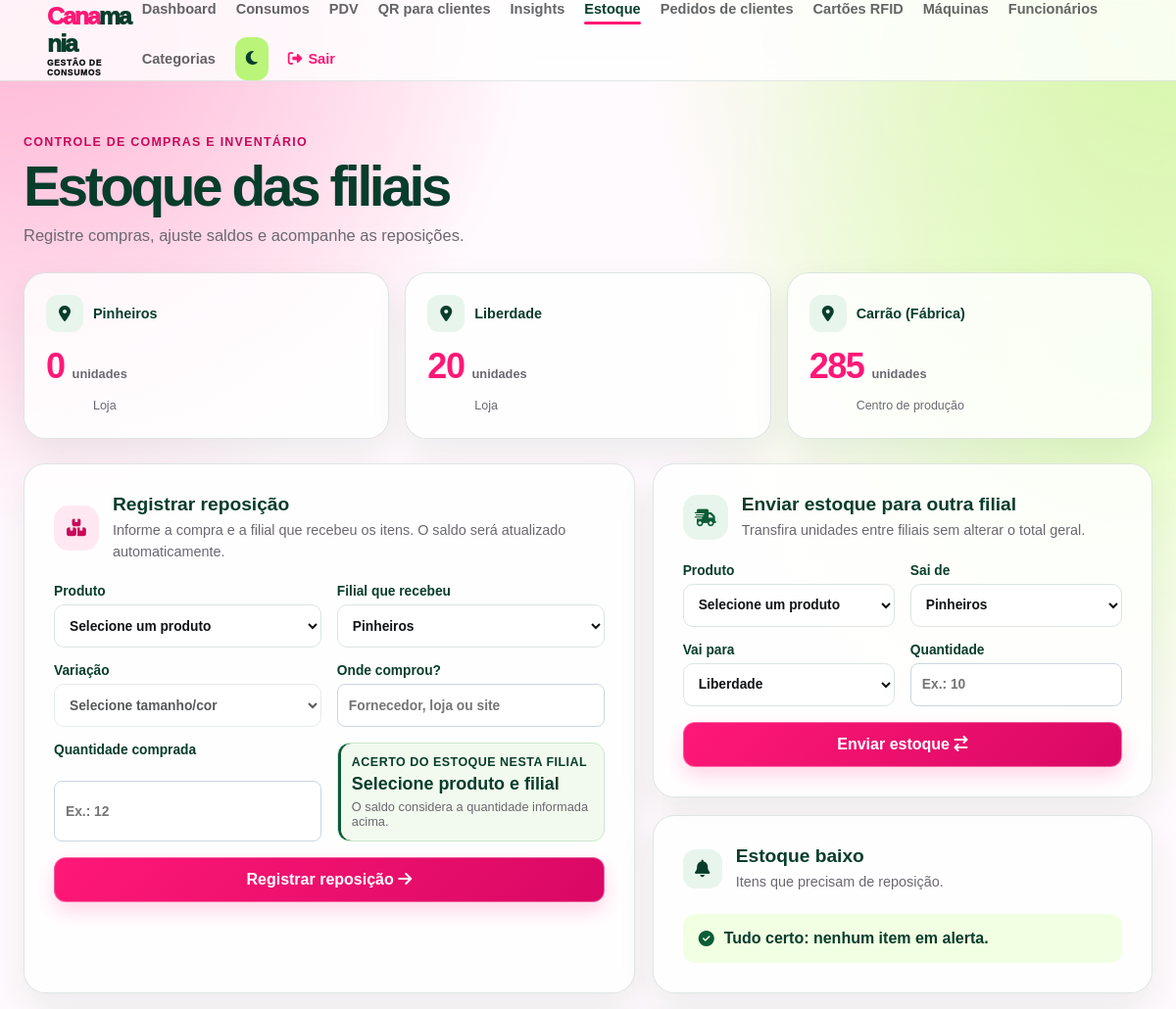
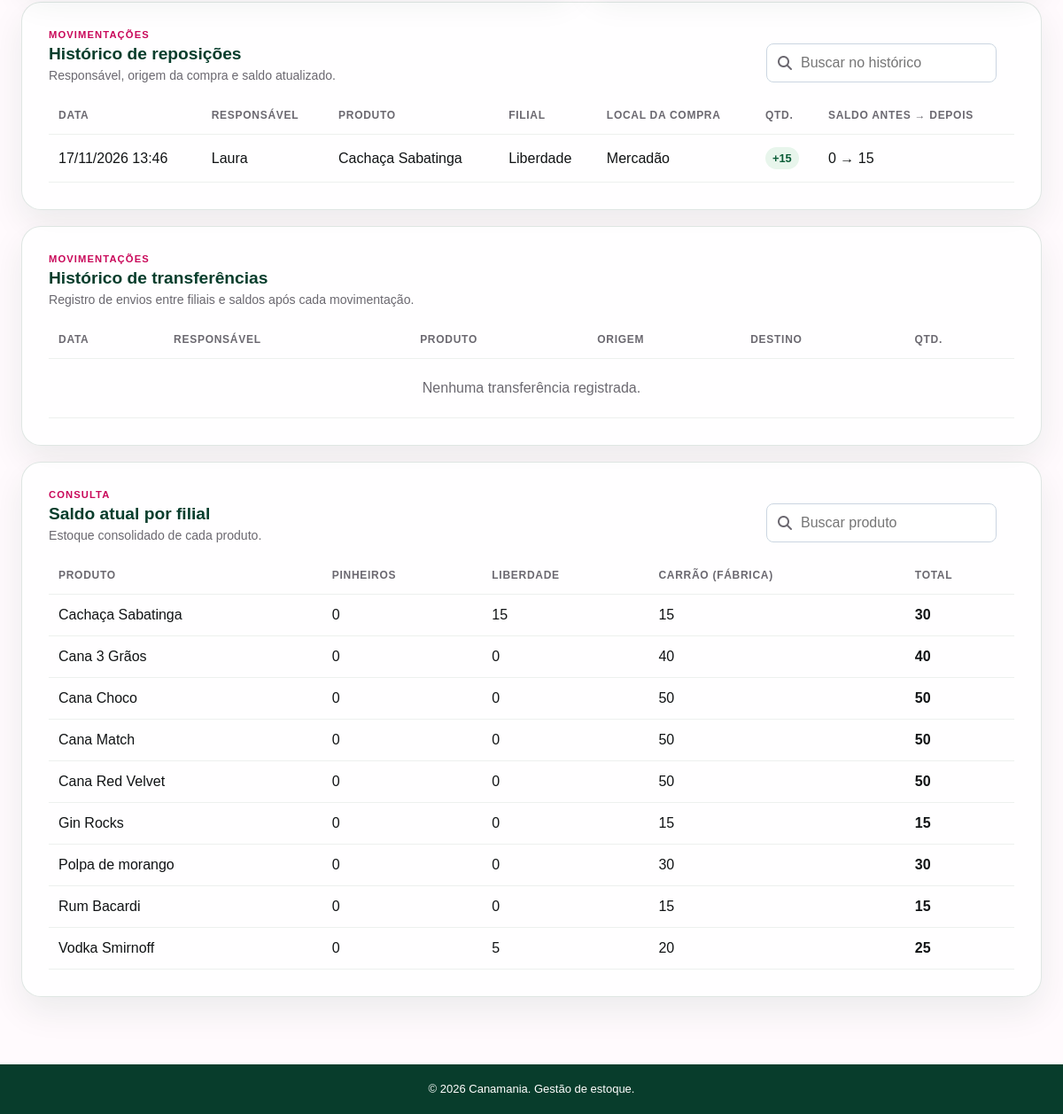
Screenshot of /estoque/ (signed in) with the database file from the repository (2 pictures, top to bottom).
### app/models/filial.py (models this page shows)
class EstoqueFilial(Base):
    __tablename__ = "estoques_filiais"
    __table_args__ = (UniqueConstraint("produto_id", "filial", name="uq_estoque_filial_produto"),)
    id = Column(Integer, primary_key=True)
    produto_id = Column(Integer, ForeignKey("produtos.id", ondelete="CASCADE"), nullable=False, index=True)
    filial = Column(String(40), nullable=False, index=True)
    quantidade = Column(Integer, nullable=False, default=0)
    produto = relationship("Produto", backref=backref("estoques_filiais", cascade="all, delete-orphan", passive_deletes=True))

### app/models/reposicao_estoque.py (models this page shows)
class ReposicaoEstoque(Base):
    __tablename__ = "reposicoes_estoque"
    id = Column(Integer, primary_key=True)
    produto_id = Column(Integer, ForeignKey("produtos.id", ondelete="SET NULL"), nullable=True, index=True)
    produto_nome = Column(String(200), nullable=False)
    variacao_id = Column(Integer, ForeignKey("estoques_variacoes.id", ondelete="SET NULL"), nullable=True)
    variacao_label = Column(String(120), nullable=True)
    usuario_id = Column(Integer, ForeignKey("usuarios.id", ondelete="SET NULL"), nullable=True, index=True)
    usuario_nome = Column(String(100), nullable=False)
    filial = Column(String(40), nullable=False, index=True)
    local_compra = Column(String(150), nullable=False)
    quantidade = Column(Integer, nullable=False)
    saldo_anterior = Column(Integer, nullable=False)
    saldo_atualizado = Column(Integer, nullable=False)
    criado_em = Column(DateTime, nullable=False, server_default=func.now(), index=True)

### app/models/produtos.py (models this page shows, shortened)
class Produto(Base):
    __tablename__ = "produtos"
    id = Column(Integer, primary_key=True, index=True)
    nome = Column(String(200), unique=True, index=True)
    preco = Column(Float)
    estoque_atual = Column(Integer, nullable=False, default=0)
    possui_variacoes_tamanho = Column(Boolean, nullable=False, default=False, server_default="false")
    ativo = Column(Boolean, default=True)
    imagem_path = Column(String(255), nullable=True)
    categoria_id = Column(Integer, ForeignKey("categorias.id", ondelete="SET NULL"), nullable=True)
    categoria = relationship("Categoria", back_populates="produtos")
    estoques_tamanho = relationship(
        "EstoqueTamanho", back_populates="produto", cascade="all, delete-orphan"
    )
    estoques_variacoes = relationship(
        "EstoqueVariacao", back_populates="produto", cascade="all, delete-orphan"
    )

### app/controllers/estoque_controller.py (the view)
@router.get("/")
def painel_estoque(request: Request, db: Session = Depends(get_db), token=Depends(get_usuario_logado)):
    usuario = usuario_autorizado(db, token)
    garantir_estoque_filiais(db)
    produtos = (
        db.query(Produto)
        .join(Categoria, Produto.categoria_id == Categoria.id, isouter=True)
        .filter(Produto.ativo == True, or_(Categoria.nome.is_(None), ~func.lower(Categoria.nome).in_(CATEGORIAS_CONSUMO)))
        .order_by(Produto.nome)
        .all()
    )
    saldos = (
        db.query(EstoqueFilial)
        .join(Produto, EstoqueFilial.produto_id == Produto.id)
        .join(Categoria, Produto.categoria_id == Categoria.id, isouter=True)
        .filter(Produto.ativo == True, or_(Categoria.nome.is_(None), ~func.lower(Categoria.nome).in_(CATEGORIAS_CONSUMO)))
        .all()
    )
    por_produto = {(saldo.produto_id, saldo.filial): saldo.quantidade for saldo in saldos}
    resumo = {filial: sum(por_produto.get((produto.id, filial), 0) for produto in produtos) for filial in FILIAIS}
    alertas = [
        {"produto": produto, "filial": filial, "quantidade": por_produto.get((produto.id, filial), 0)}
        for produto in produtos for filial in FILIAIS
        if 0 < por_produto.get((produto.id, filial), 0) <= LIMITE_ESTOQUE_BAIXO
    ]
    variacoes = {
        str(produto.id): [
            {
                "id": variacao.id,
                "label": f"{variacao.tamanho.nome if variacao.tamanho else 'Tamanho'} / {variacao.cor}",
            }
            for variacao in produto.estoques_variacoes
        ]
        for produto in produtos if produto.possui_variacoes_tamanho
    }
    historico = (
        db.query(ReposicaoEstoque)
        .order_by(ReposicaoEstoque.criado_em.desc(), ReposicaoEstoque.id.desc())
        .all()
    )
    transferencias = (
        db.query(TransferenciaEstoque)
        .order_by(TransferenciaEstoque.criado_em.desc(), TransferenciaEstoque.id.desc())
        .limit(100).all()
        if usuario.role == "admin" else []
    )
    saldos_json = {
        f"{produto.id}|{filial}": por_produto.get((produto.id, filial), 0)
        for produto in produtos for filial in FILIAIS
    }
    return templates.TemplateResponse(request, "estoque/index.html", {
        "request": request,
        "usuario": usuario,
        "produtos": produtos,
        "filiais": FILIAIS,
        "por_produto": por_produto,
        "resumo": resumo,
        "alertas": alertas,
        "variacoes_json": variacoes,
        "saldos_json": saldos_json,
        "historico": historico,
        "transferencias": transferencias,
    })

### app/templates/estoque/index.html (shortened to what this page needs)
<!doctype html>
<html lang="pt-BR">
<head>
    <link rel="stylesheet" href="/static/css/canamania.css?v=stock-reposicao-2">
    <link rel="stylesheet" href="https://cdnjs.cloudflare.com/ajax/libs/font-awesome/6.5.2/css/all.min.css">
</head>
<body>
{% include "partials/navbar.html" %}
<main class="cana-page">
    <header class="cana-heading"><div><span class="eyebrow">Controle de compras e invent&aacute;rio</span><h1>Estoque das filiais</h1><p>Registre compras, ajuste saldos e acompanhe as reposi&ccedil;&otilde;es.</p></div></header>
    <section class="branch-cards" aria-label="Estoque total por filial">
        {% for filial in filiais %}<article class="branch-card"><div class="branch-card-heading"><i class="fa-solid fa-location-dot" aria-hidden="true"></i><span>{{ filial }}</span></div><strong>{{ resumo[filial] }} <small>unidades</small></strong>{% if filial == filiais[2] %}<em>Centro de produ&ccedil;&atilde;o</em>{% else %}<em>Loja</em>{% endif %}</article>{% endfor %}
    </section>
    <section class="stock-grid{% if usuario.role == 'admin' %} stock-grid-admin{% endif %}">
        <article class="surface replenishment-card"><div class="replenishment-heading"><span class="replenishment-icon"><i class="fa-solid fa-boxes-stacked" aria-hidden="true"></i></span><div><h2>Registrar reposi&ccedil;&atilde;o</h2><p>Informe a compra e a filial que recebeu os itens. O saldo ser&aacute; atualizado automaticamente.</p></div></div>
            <form action="/estoque/reposicoes" method="post" class="replenishment-form">
                <label>Produto<select name="produto_id" id="produto-reposicao" required><option value="">Selecione um produto</option></select></label>
                <label>Filial que recebeu<select name="filial" id="filial-reposicao" required>{% for filial in filiais %}<option value="{{ filial }}">{{ filial }}</option>{% endfor %}</select></label>
                <label id="variacao-wrap" hidden>Varia&ccedil;&atilde;o<select name="variacao_id" id="variacao-reposicao" disabled><option value="">Selecione tamanho/cor</option></select></label>
                <label>Onde comprou?<input name="local_compra" type="text" maxlength="150" required placeholder="Fornecedor, loja ou site"></label>
                <label>Quantidade comprada<input name="quantidade" id="quantidade-reposicao" type="number" min="1" step="1" required placeholder="Ex.: 12"></label>
                <div class="stock-adjustment" aria-live="polite"><span>Acerto do estoque nesta filial</span><strong id="saldo-reposicao">Selecione produto e filial</strong><small>O saldo considera a quantidade informada acima.</small></div>
                <button type="submit">Registrar reposi&ccedil;&atilde;o <i class="fa-solid fa-arrow-right" aria-hidden="true"></i></button>
            </form>
        </article>
        {% if usuario.role == 'admin' %}
        <article class="surface admin-transfer-card">
            <div class="replenishment-heading"><span class="replenishment-icon transfer-icon"><i class="fa-solid fa-truck-fast" aria-hidden="true"></i></span><div><h2>Enviar estoque para outra filial</h2><p>Transfira unidades entre filiais sem alterar o total geral.</p></div></div>
            <form action="/estoque/transferencias" method="post" class="replenishment-form transfer-stock-form" id="transferencia-form">
                <label>Produto<select name="produto_id" required><option value="">Selecione um produto</option>{% for produto in produtos %}<option value="{{ produto.id }}">{{ produto.nome }}</option>{% endfor %}</select></label>
                <label>Sai de<select name="filial_origem" required>{% for filial in filiais %}<option value="{{ filial }}">{{ filial }}</option>{% endfor %}</select></label>
                <label>Vai para<select name="filial_destino" required>{% for filial in filiais %}<option value="{{ filial }}"{% if loop.index == 2 %} selected{% endif %}>{{ filial }}</option>{% endfor %}</select></label>
                <label>Quantidade<input name="quantidade" type="number" min="1" step="1" required placeholder="Ex.: 10"></label>
                <button type="submit">Enviar estoque <i class="fa-solid fa-arrow-right-arrow-left" aria-hidden="true"></i></button>
            </form>
        </article>
        {% endif %}
        <article class="surface alert-card"><div class="section-heading"><span class="section-heading-icon"><i class="fa-solid fa-bell" aria-hidden="true"></i></span><div><h2>Estoque baixo</h2><p>Itens que precisam de reposi&ccedil;&atilde;o.</p></div></div>
            {% if alertas %}<ul>{% for alerta in alertas[:8] %}<li><strong>{{ alerta.produto.nome }}</strong><span>{{ alerta.filial }} &middot; {{ alerta.quantidade }} un.</span></li>{% endfor %}</ul>{% else %}<div class="empty-state"><i class="fa-solid fa-circle-check" aria-hidden="true"></i> Tudo certo: nenhum item em alerta.</div>{% endif %}
        </article>
    </section>
    <section class="surface stock-table-wrap replenishment-history"><div class="table-title"><div><span class="table-eyebrow">Movimenta&ccedil;&otilde;es</span><h2>Hist&oacute;rico de reposi&ccedil;&otilde;es</h2><p>Respons&aacute;vel, origem da compra e saldo atualizado.</p></div><label class="search-field"><i class="fa-solid fa-magnifying-glass" aria-hidden="true"></i><input type="search" id="pesquisa-historico" placeholder="Buscar no hist&oacute;rico"></label></div>
        <table><thead><tr><th>Data</th><th>Respons&aacute;vel</th><th>Produto</th><th>Filial</th><th>Local da compra</th><th>Qtd.</th><th>Saldo antes &rarr; depois</th></tr></thead><tbody id="corpo-historico">
            {% for item in historico %}<tr><td>{{ item.criado_em.strftime('%d/%m/%Y %H:%M') if item.criado_em else '&mdash;' }}</td><td>{{ item.usuario_nome }}</td><td>{{ item.produto_nome }}{% if item.variacao_label %}<small class="history-variation">{{ item.variacao_label }}</small>{% endif %}</td><td>{{ item.filial }}</td><td>{{ item.local_compra }}</td><td><span class="quantity-entry">+{{ item.quantidade }}</span></td><td>{{ item.saldo_anterior }} &rarr; {{ item.saldo_atualizado }}</td></tr>
            {% else %}<tr><td colspan="7" class="history-empty">Nenhuma reposi&ccedil;&atilde;o registrada ainda.</td></tr>{% endfor %}
        </tbody></table>
    </section>
    {% if usuario.role == 'admin' %}
    <section class="surface stock-table-wrap replenishment-history transfer-history"><div class="table-title"><div><span class="table-eyebrow">Movimenta&ccedil;&otilde;es</span><h2>Hist&oacute;rico de transfer&ecirc;ncias</h2><p>Registro de envios entre filiais e saldos ap&oacute;s cada movimenta&ccedil;&atilde;o.</p></div></div>
        <table><thead><tr><th>Data</th><th>Respons&aacute;vel</th><th>Produto</th><th>Origem</th><th>Destino</th><th>Qtd.</th></tr></thead><tbody>
            {% for item in transferencias %}<tr><td>{{ item.criado_em.strftime('%d/%m/%Y %H:%M') if item.criado_em else '&mdash;' }}</td><td>{{ item.usuario_nome }}</td><td>{{ item.produto_nome }}</td><td>{{ item.filial_origem }}<small class="history-variation">{{ item.saldo_origem_anterior }} &rarr; {{ item.saldo_origem_atualizado }}</small></td><td>{{ item.filial_destino }}<small class="history-variation">{{ item.saldo_destino_anterior }} &rarr; {{ item.saldo_destino_atualizado }}</small></td><td><span class="quantity-entry">{{ item.quantidade }}</span></td></tr>
            {% else %}<tr><td colspan="6" class="history-empty">Nenhuma transfer&ecirc;ncia registrada.</td></tr>{% endfor %}
        </tbody></table>
    </section>
    {% endif %}
    <section class="surface stock-table-wrap stock-balance"><div class="table-title"><div><span class="table-eyebrow">Consulta</span><h2>Saldo atual por filial</h2><p>Estoque consolidado de cada produto.</p></div><label class="search-field"><i class="fa-solid fa-magnifying-glass" aria-hidden="true"></i><input type="search" id="pesquisa-estoque" placeholder="Buscar produto"></label></div><table><thead><tr><th>Produto</th>{% for filial in filiais %}<th>{{ filial }}</th>{% endfor %}<th>Total</th></tr></thead><tbody>{% for produto in produtos %}<tr><td>{{ produto.nome }}</td>{% for filial in filiais %}<td>{{ por_produto.get((produto.id, filial), 0) }}</td>{% endfor %}<td><strong>{{ produto.estoque_atual }}</strong></td></tr>{% endfor %}</tbody></table></section>
</main>
<footer class="main-footer"><p>&copy; 2026 Canamania. Gest&atilde;o de estoque.</p></footer>
</body>
</html>

### rows the page displays
EstoqueFilial: filial "Liberdade", id "20", shows "Loja"
ReposicaoEstoque: criado_em "17/11/2026 13:46", usuario_nome "Laura", produto_nome "Cachaça Sabatinga", filial "Liberdade", local_compra "Mercadão", quantidade "15", saldo_anterior "0", saldo_atualizado "15"
Produto: nome "Cachaça Sabatinga", get "0" "15" "15", estoque_atual "30"
Produto: nome "Cana 3 Grãos", get "0" "0" "40", estoque_atual "40"
Produto: nome "Cana Choco", get "0" "0" "50", estoque_atual "50"
Produto: nome "Cana Match", get "0" "0" "50", estoque_atual "50"
Produto: nome "Cana Red Velvet", get "0" "0" "50", estoque_atual "50"
Produto: nome "Gin Rocks", get "0" "0" "15", estoque_atual "15"
Produto: nome "Polpa de morango", get "0" "0" "30", estoque_atual "30"
Produto: nome "Rum Bacardi", get "0" "0" "15", estoque_atual "15"
Produto: nome "Vodka Smirnoff", get "0" "5" "20", estoque_atual "25"

### other values shown
{{ filial }} "Pinheiros" "Carrão (Fábrica)"
{{ resumo[filial] }} "0" "285"
{{ filial }} "PINHEIROS" "LIBERDADE" "CARRÃO (FÁBRICA)"
form field filial "Pinheiros"
form field filial_origem "Pinheiros"
form field filial_destino "Liberdade"
